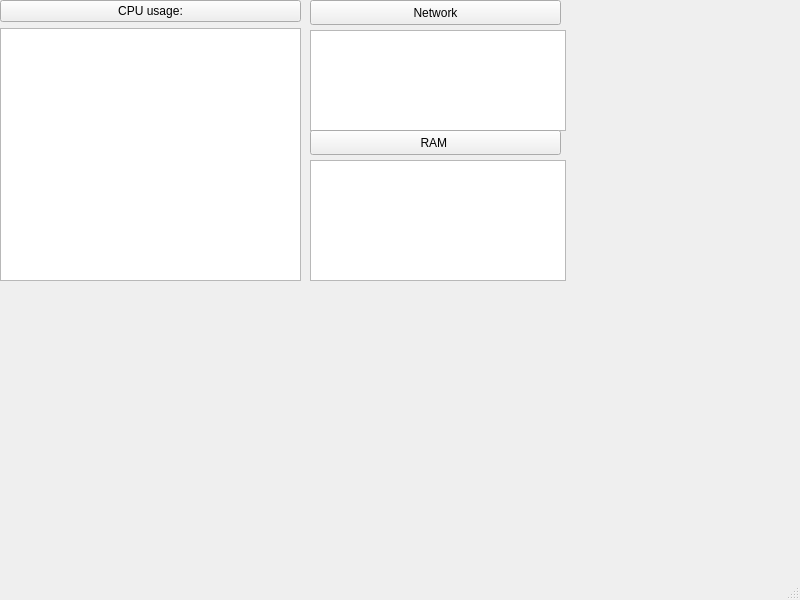
<?xml version="1.0" encoding="UTF-8"?>
<ui version="4.0">
 <class>MainWindow</class>
 <widget class="QMainWindow" name="MainWindow">
  <property name="geometry">
   <rect>
    <x>0</x>
    <y>0</y>
    <width>800</width>
    <height>600</height>
   </rect>
  </property>
  <property name="windowTitle">
   <string>MainWindow</string>
  </property>
  <widget class="QWidget" name="centralwidget">
   <widget class="QTextBrowser" name="textBrowser_2">
    <property name="geometry">
     <rect>
      <x>310</x>
      <y>30</y>
      <width>256</width>
      <height>101</height>
     </rect>
    </property>
   </widget>
   <widget class="QTextBrowser" name="textBrowser_3">
    <property name="geometry">
     <rect>
      <x>310</x>
      <y>160</y>
      <width>256</width>
      <height>121</height>
     </rect>
    </property>
   </widget>
   <widget class="QPushButton" name="pushButton_2">
    <property name="geometry">
     <rect>
      <x>310</x>
      <y>0</y>
      <width>251</width>
      <height>25</height>
     </rect>
    </property>
    <property name="text">
     <string>Network</string>
    </property>
   </widget>
   <widget class="QPushButton" name="pushButton_3">
    <property name="geometry">
     <rect>
      <x>310</x>
      <y>130</y>
      <width>251</width>
      <height>25</height>
     </rect>
    </property>
    <property name="text">
     <string>RAM </string>
    </property>
   </widget>
   <widget class="QWidget" name="">
    <property name="geometry">
     <rect>
      <x>0</x>
      <y>0</y>
      <width>301</width>
      <height>281</height>
     </rect>
    </property>
    <layout class="QVBoxLayout" name="verticalLayout">
     <item>
      <widget class="QPushButton" name="pushButton">
       <property name="text">
        <string>CPU usage:</string>
       </property>
      </widget>
     </item>
     <item>
      <widget class="QTextBrowser" name="textBrowser"/>
     </item>
    </layout>
   </widget>
  </widget>
  <widget class="QMenuBar" name="menubar">
   <property name="geometry">
    <rect>
     <x>0</x>
     <y>0</y>
     <width>800</width>
     <height>22</height>
    </rect>
   </property>
  </widget>
  <widget class="QStatusBar" name="statusbar"/>
 </widget>
 <resources/>
 <connections/>
</ui>
